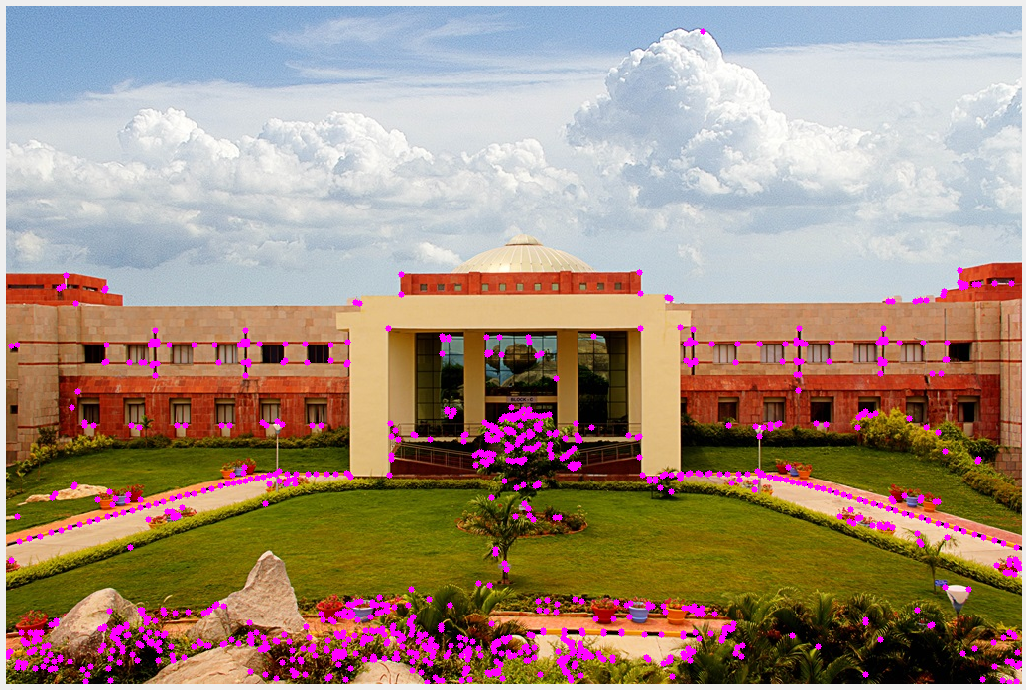
#> input picture stitching/FeatureDectetExtraction/campus1.png, 1026 x 690 px
$ python ORB.py
#> lines starting #> are read from the running program, lines starting #| are printed output that depends on the picture
import cv2
import numpy as np

# Load the image
img = cv2.imread('campus1.png')
#> img is the input picture: shape (690, 1026, 3); mean B, G, R 125.2, 141.5, 162.9

# Check if the image was loaded successfully
if img is None:
    raise FileNotFoundError("Image not found. Please check the file path.")

# Convert the image to grayscale
img_gray = cv2.cvtColor(img, cv2.COLOR_BGR2GRAY)
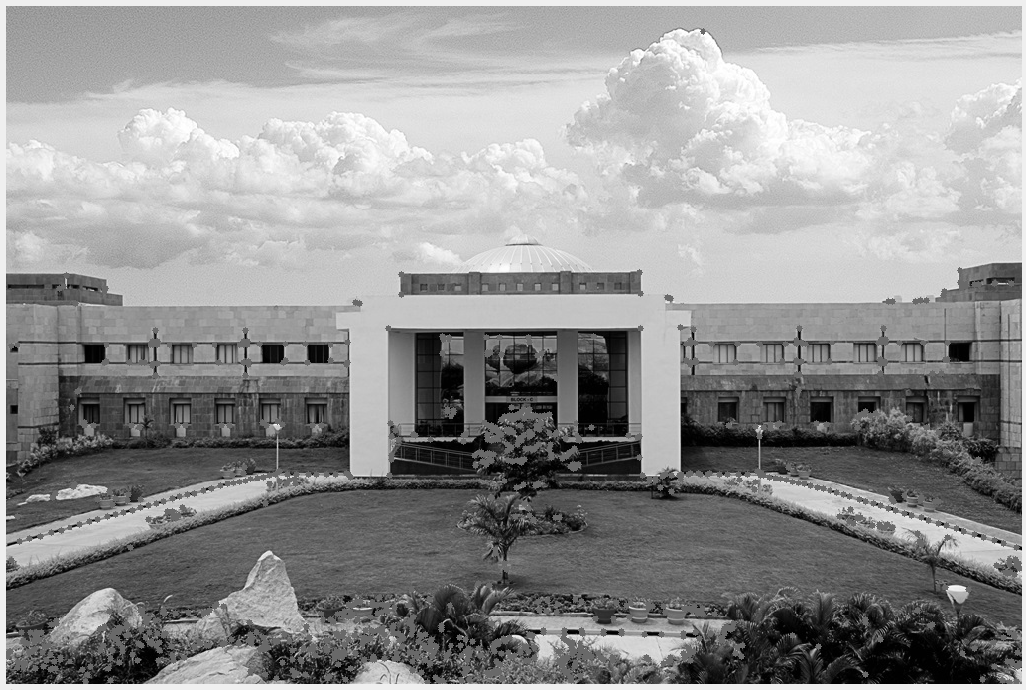
#> img_gray: shape (690, 1026); min 0, max 255, mean 146

# Create a named window for display
cv2.namedWindow("output", cv2.WINDOW_NORMAL)

# Initialize the ORB detector
orb = cv2.ORB_create(nfeatures=1000)

# Detect keypoints and compute descriptors
keypoints_orb, descriptors = orb.detectAndCompute(img_gray, None)
#> keypoints_orb = 1000 keypoints; strongest (x, y, size): (703, 32, 31), (569, 632, 31), (891, 509, 31), (943, 524, 31)

# Draw keypoints on the image
output_img = cv2.drawKeypoints(img, keypoints_orb, None, (255, 0, 255))
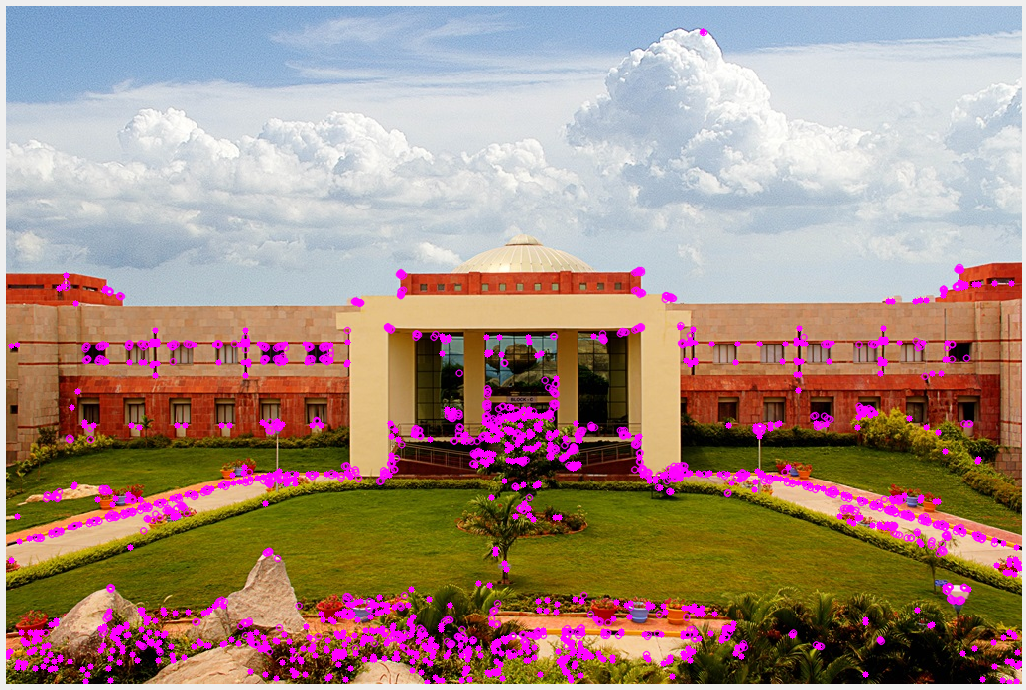
#> output_img: shape (690, 1026, 3); mean B, G, R 128.1, 140, 164.8

# Display the output image
cv2.imshow("output", output_img)
cv2.waitKey(0)
cv2.destroyAllWindows()
